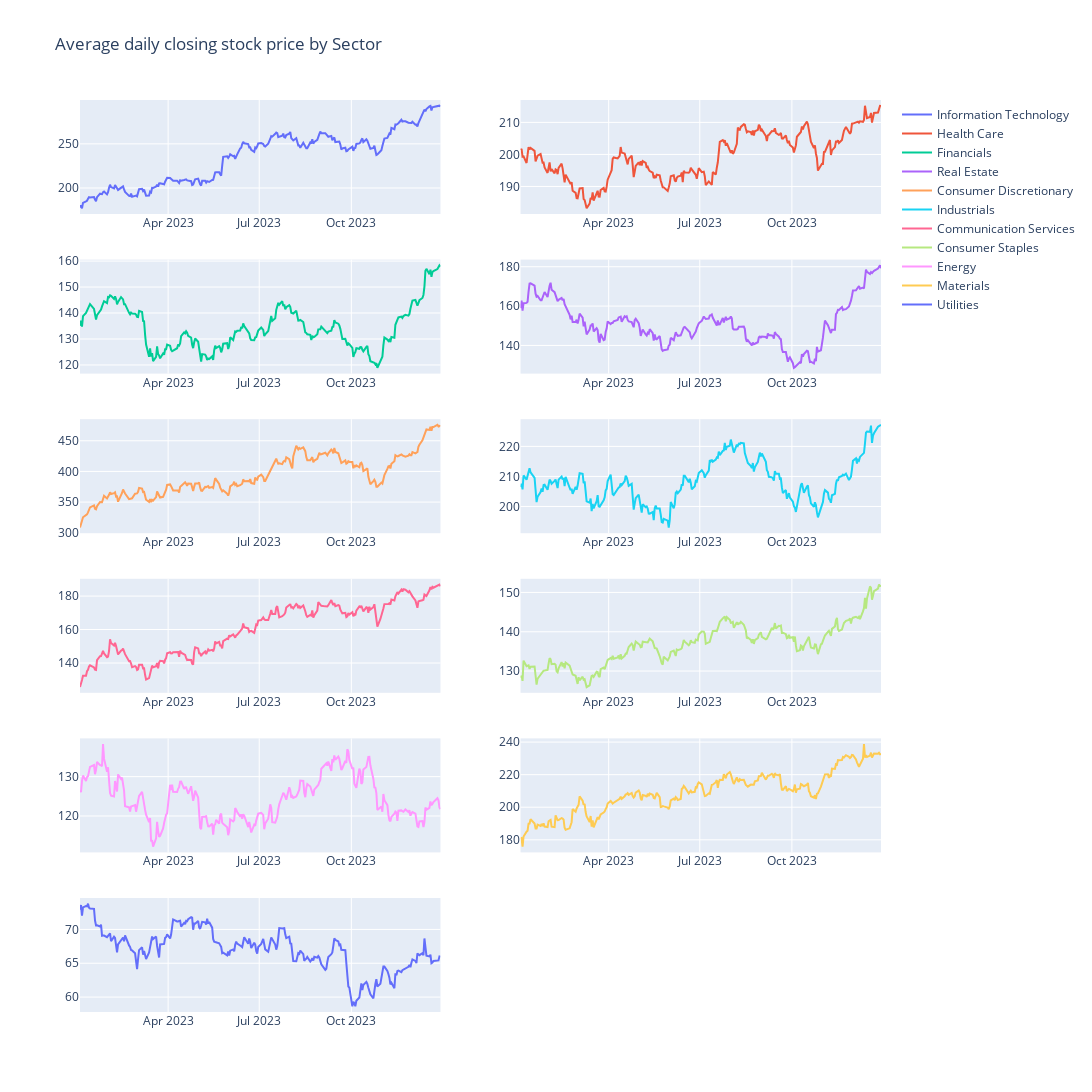

Notebook code cell kept with this figure:
### Code cell
# plot average daily stock price trend for each sector

from plotly.subplots import make_subplots
import plotly.graph_objects as go

fig = make_subplots(rows=6, cols=2)
subplot_coords = [(1,1), (1,2), (2,1), (2,2), (3,1), (3,2), (4,1) , (4,2), (5,1), (5,2) , (6,1), (6,2)]    

stk_hist_all_ave = stk_hist_all.groupby(['Sector','Date'])['Close'].agg('mean').reset_index()

for sctr,coords in zip(sctrs_lst,subplot_coords):
    stk_sec = stk_hist_all_ave[stk_hist_all_ave.Sector == sctr]
    fig.add_trace(
        go.Scatter(x= stk_sec['Date'], y=stk_sec['Close'], name= sctr),
        row=coords[0], col= coords[1],     
    )
fig.update_layout(height=1400, width=1110, title_text="Average daily closing stock price by Sector")
fig.show()

### Figure 1 — Plotly figure (JSON) as saved in the notebook; plotly's stock layout.template omitted (floating-point values rounded to 4 significant figures; data arrays with more than 128 entries replaced by an {"elided": "..."} marker saying what was removed)
{"data": [{"name": "Information Technology", "type": "scatter", "x": {"elided": "250 str values"}, "xaxis": "x", "y": {"elided": "250 float values"}, "yaxis": "y"}, {"name": "Health Care", "type": "scatter", "x": {"elided": "250 str values"}, "xaxis": "x2", "y": {"elided": "250 float values"}, "yaxis": "y2"}, {"name": "Financials", "type": "scatter", "x": {"elided": "250 str values"}, "xaxis": "x3", "y": {"elided": "250 float values"}, "yaxis": "y3"}, {"name": "Real Estate", "type": "scatter", "x": {"elided": "250 str values"}, "xaxis": "x4", "y": {"elided": "250 float values"}, "yaxis": "y4"}, {"name": "Consumer Discretionary", "type": "scatter", "x": {"elided": "250 str values"}, "xaxis": "x5", "y": {"elided": "250 float values"}, "yaxis": "y5"}, {"name": "Industrials", "type": "scatter", "x": {"elided": "250 str values"}, "xaxis": "x6", "y": {"elided": "250 float values"}, "yaxis": "y6"}, {"name": "Communication Services", "type": "scatter", "x": {"elided": "250 str values"}, "xaxis": "x7", "y": {"elided": "250 float values"}, "yaxis": "y7"}, {"name": "Consumer Staples", "type": "scatter", "x": {"elided": "250 str values"}, "xaxis": "x8", "y": {"elided": "250 float values"}, "yaxis": "y8"}, {"name": "Energy", "type": "scatter", "x": {"elided": "250 str values"}, "xaxis": "x9", "y": {"elided": "250 float values"}, "yaxis": "y9"}, {"name": "Materials", "type": "scatter", "x": {"elided": "250 str values"}, "xaxis": "x10", "y": {"elided": "250 float values"}, "yaxis": "y10"}, {"name": "Utilities", "type": "scatter", "x": {"elided": "250 str values"}, "xaxis": "x11", "y": {"elided": "250 float values"}, "yaxis": "y11"}], "layout": {"height": 1400, "title": {"text": "Average daily closing stock price by Sector"}, "width": 1110, "xaxis": {"anchor": "y", "autorange": true, "domain": [0, 0.45], "range": ["2023-01-03", "2023-12-29"], "type": "date"}, "xaxis10": {"anchor": "y10", "autorange": true, "domain": [0.55, 1], "range": ["2023-01-03", "2023-12-29"], "type": "date"}, "xaxis11": {"anchor": "y11", "autorange": true, "domain": [0, 0.45], "range": ["2023-01-03", "2023-12-29"], "type": "date"}, "xaxis12": {"anchor": "y12", "domain": [0.55, 1]}, "xaxis2": {"anchor": "y2", "autorange": true, "domain": [0.55, 1], "range": ["2023-01-03", "2023-12-29"], "type": "date"}, "xaxis3": {"anchor": "y3", "autorange": true, "domain": [0, 0.45], "range": ["2023-01-03", "2023-12-29"], "type": "date"}, "xaxis4": {"anchor": "y4", "autorange": true, "domain": [0.55, 1], "range": ["2023-01-03", "2023-12-29"], "type": "date"}, "xaxis5": {"anchor": "y5", "autorange": true, "domain": [0, 0.45], "range": ["2023-01-03", "2023-12-29"], "type": "date"}, "xaxis6": {"anchor": "y6", "autorange": true, "domain": [0.55, 1], "range": ["2023-01-03", "2023-12-29"], "type": "date"}, "xaxis7": {"anchor": "y7", "autorange": true, "domain": [0, 0.45], "range": ["2023-01-03", "2023-12-29"], "type": "date"}, "xaxis8": {"anchor": "y8", "autorange": true, "domain": [0.55, 1], "range": ["2023-01-03", "2023-12-29"], "type": "date"}, "xaxis9": {"anchor": "y9", "autorange": true, "domain": [0, 0.45], "range": ["2023-01-03", "2023-12-29"], "type": "date"}, "yaxis": {"anchor": "x", "autorange": true, "domain": [0.875, 1], "range": [170.5, 299.7], "type": "linear"}, "yaxis10": {"anchor": "x10", "autorange": true, "domain": [0.175, 0.3], "range": [172.3, 242.3], "type": "linear"}, "yaxis11": {"anchor": "x11", "autorange": true, "domain": [0, 0.125], "range": [57.79, 74.65], "type": "linear"}, "yaxis12": {"anchor": "x12", "domain": [0, 0.125]}, "yaxis2": {"anchor": "x2", "autorange": true, "domain": [0.875, 1], "range": [181.4, 217.0], "type": "linear"}, "yaxis3": {"anchor": "x3", "autorange": true, "domain": [0.7, 0.825], "range": [116.7, 160.6], "type": "linear"}, "yaxis4": {"anchor": "x4", "autorange": true, "domain": [0.7, 0.825], "range": [125.7, 183.6], "type": "linear"}, "yaxis5": {"anchor": "x5", "autorange": true, "domain": [0.525, 0.65], "range": [299.2, 485.2], "type": "linear"}, "yaxis6": {"anchor": "x6", "autorange": true, "domain": [0.525, 0.65], "range": [191.1, 229.1], "type": "linear"}, "yaxis7": {"anchor": "x7", "autorange": true, "domain": [0.35, 0.475], "range": [122.2, 190.3], "type": "linear"}, "yaxis8": {"anchor": "x8", "autorange": true, "domain": [0.35, 0.475], "range": [124.5, 153.5], "type": "linear"}, "yaxis9": {"anchor": "x9", "autorange": true, "domain": [0.175, 0.3], "range": [110.8, 139.7], "type": "linear"}}}
